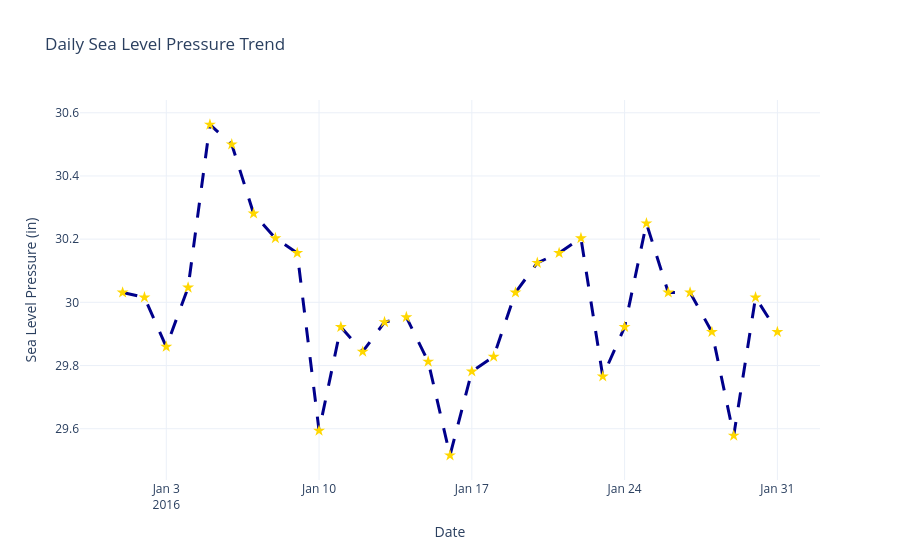

Notebook code cell kept with this figure:
### Code cell
# Import Plotly Express for creating interactive visualizations
import plotly.express as px

# Create an interactive line chart to visualize daily sea level pressure
fig = px.line(
    nyc_weather,
    x=nyc_weather.index,              # Use the DateTime index (EST) as the x-axis
    y='Sea Level PressureIn',         # Plot sea level pressure values
    title='Daily Sea Level Pressure Trend',
    markers=True)                      # Display markers for each day's observation

# Customize the appearance of the line and markers
fig.update_traces(
    line=dict(
        color='darkblue',
        width=3,
        dash='longdash'
    ),
    marker=dict(
        color='gold',
        size=9,
        symbol='star'))

# Improve the overall layout of the chart
fig.update_layout(
    template='plotly_white',
    xaxis_title='Date',
    yaxis_title='Sea Level Pressure (in)',
    hovermode='x unified')

# Save and Display the interactive chart
plt.savefig('top10_nuclear_producers.jpeg', bbox_inches='tight', pad_inches=0.2, dpi=300)
fig.show()

### Figure 1 — Plotly figure (JSON) as saved in the notebook; plotly's stock layout.template omitted (floating-point values rounded to 4 significant figures)
{"data": [{"hovertemplate": "EST=%{x}<br>Sea Level PressureIn=%{y}<extra></extra>", "legendgroup": "", "line": {"color": "darkblue", "dash": "longdash", "width": 3}, "marker": {"color": "gold", "size": 9, "symbol": "star"}, "mode": "lines+markers", "name": "", "orientation": "v", "showlegend": false, "type": "scatter", "x": ["2016-01-01T00:00:00", "2016-01-02T00:00:00", "2016-01-03T00:00:00", "2016-01-04T00:00:00", "2016-01-05T00:00:00", "2016-01-06T00:00:00", "2016-01-07T00:00:00", "2016-01-08T00:00:00", "2016-01-09T00:00:00", "2016-01-10T00:00:00", "2016-01-11T00:00:00", "2016-01-12T00:00:00", "2016-01-13T00:00:00", "2016-01-14T00:00:00", "2016-01-15T00:00:00", "2016-01-16T00:00:00", "2016-01-17T00:00:00", "2016-01-18T00:00:00", "2016-01-19T00:00:00", "2016-01-20T00:00:00", "2016-01-21T00:00:00", "2016-01-22T00:00:00", "2016-01-23T00:00:00", "2016-01-24T00:00:00", "2016-01-25T00:00:00", "2016-01-26T00:00:00", "2016-01-27T00:00:00", "2016-01-28T00:00:00", "2016-01-29T00:00:00", "2016-01-30T00:00:00", "2016-01-31T00:00:00"], "xaxis": "x", "y": [30.03, 30.02, 29.86, 30.05, 30.56, 30.5, 30.28, 30.2, 30.16, 29.59, 29.92, 29.84, 29.94, 29.95, 29.81, 29.52, 29.78, 29.83, 30.03, 30.12, 30.16, 30.2, 29.77, 29.92, 30.25, 30.03, 30.03, 29.91, 29.58, 30.02, 29.91], "yaxis": "y"}], "layout": {"hovermode": "x unified", "legend": {"tracegroupgap": 0}, "title": {"text": "Daily Sea Level Pressure Trend"}, "xaxis": {"anchor": "y", "domain": [0, 1], "title": {"text": "Date"}}, "yaxis": {"anchor": "x", "domain": [0, 1], "title": {"text": "Sea Level Pressure (in)"}}}}
